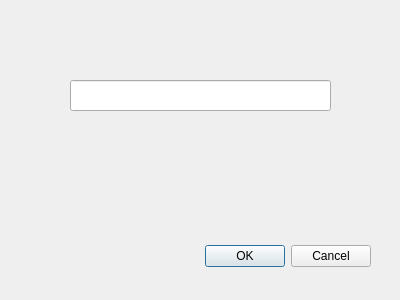
<?xml version="1.0" encoding="UTF-8"?>
<ui version="4.0">
 <class>SaveAsDialog</class>
 <widget class="QDialog" name="SaveAsDialog">
  <property name="geometry">
   <rect>
    <x>0</x>
    <y>0</y>
    <width>400</width>
    <height>300</height>
   </rect>
  </property>
  <property name="windowTitle">
   <string>Dialog</string>
  </property>
  <widget class="QDialogButtonBox" name="buttonBox">
   <property name="geometry">
    <rect>
     <x>30</x>
     <y>240</y>
     <width>341</width>
     <height>32</height>
    </rect>
   </property>
   <property name="orientation">
    <enum>Qt::Horizontal</enum>
   </property>
   <property name="standardButtons">
    <set>QDialogButtonBox::Cancel|QDialogButtonBox::Ok</set>
   </property>
  </widget>
  <widget class="QLineEdit" name="lineEdit">
   <property name="geometry">
    <rect>
     <x>70</x>
     <y>80</y>
     <width>261</width>
     <height>31</height>
    </rect>
   </property>
  </widget>
 </widget>
 <resources/>
 <connections>
  <connection>
   <sender>buttonBox</sender>
   <signal>accepted()</signal>
   <receiver>SaveAsDialog</receiver>
   <slot>accept()</slot>
   <hints>
    <hint type="sourcelabel">
     <x>248</x>
     <y>254</y>
    </hint>
    <hint type="destinationlabel">
     <x>157</x>
     <y>274</y>
    </hint>
   </hints>
  </connection>
  <connection>
   <sender>buttonBox</sender>
   <signal>rejected()</signal>
   <receiver>SaveAsDialog</receiver>
   <slot>reject()</slot>
   <hints>
    <hint type="sourcelabel">
     <x>316</x>
     <y>260</y>
    </hint>
    <hint type="destinationlabel">
     <x>286</x>
     <y>274</y>
    </hint>
   </hints>
  </connection>
  <connection>
   <sender>lineEdit</sender>
   <signal>textChanged(QString)</signal>
   <receiver>SaveAsDialog</receiver>
   <slot>slotSyncLineEditAndSaveLoc(QString)</slot>
   <hints>
    <hint type="sourcelabel">
     <x>200</x>
     <y>95</y>
    </hint>
    <hint type="destinationlabel">
     <x>199</x>
     <y>149</y>
    </hint>
   </hints>
  </connection>
 </connections>
 <slots>
  <slot>slotSyncLineEditAndSaveLoc(QString)</slot>
 </slots>
</ui>
